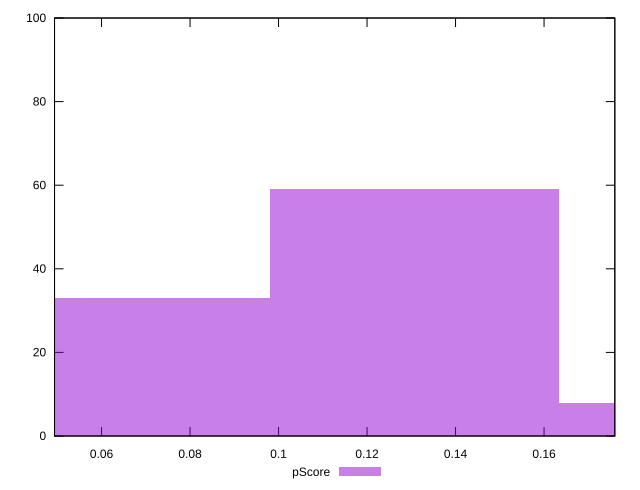

Recreate this plot in gnuplot.
reset

$pScore <<EOF
0.06534603322617942 33
0.13069206645235884 59
0.19603809967853825 8
EOF

set key outside below
set boxwidth 0.06534603322617942
set xrange [0.049377286917095586:0.17599373828912168]
set yrange [0:100]
set trange [0:100]
set style fill transparent solid 0.5 noborder
set terminal svg size 640, 490 enhanced background rgb 'white'
set output "report_00020_2021-02-19T21:17:38.612Z2/interactive/samples/pages/pScore/histogram.svg"

plot $pScore title "pScore" with boxes

reset
